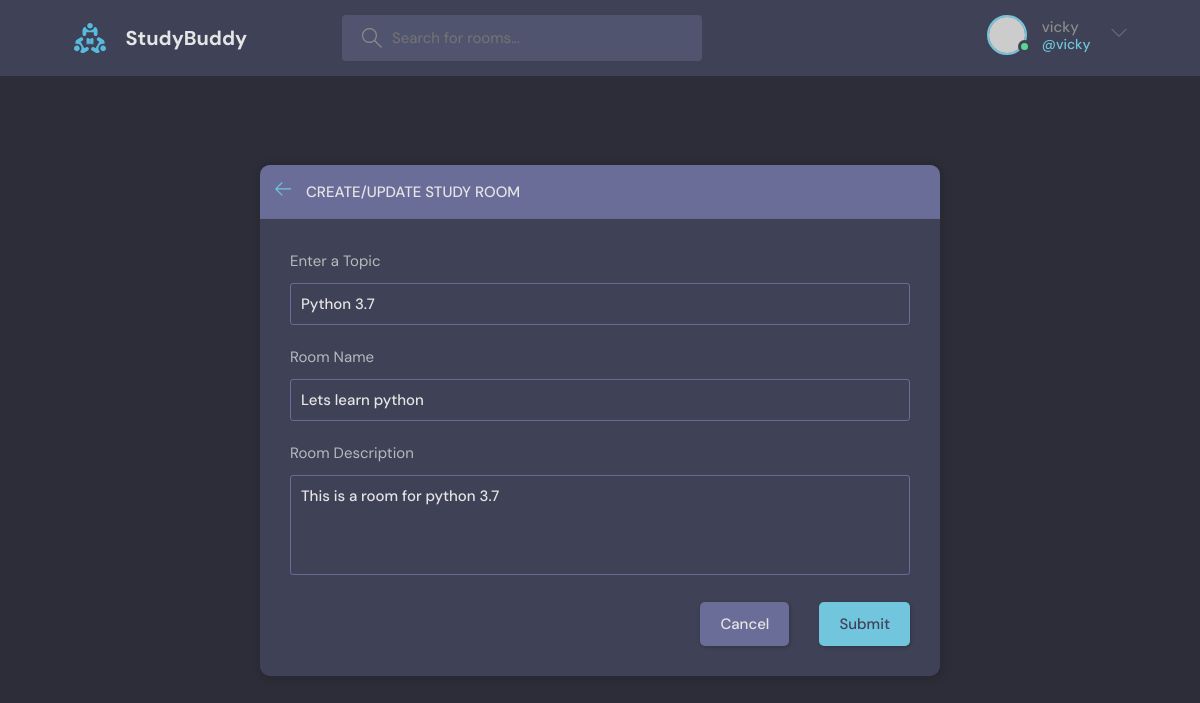
Page /update-room/10/ (signed in) on the committed database.
### study/models.py (models this page shows, shortened)
class Room(models.Model):
    host = models.ForeignKey(User, on_delete=models.SET_NULL, null=True)
    topic = models.ForeignKey(Topic, on_delete=models.SET_NULL, null=True)
    name = models.CharField(max_length=250)
    description = models.TextField(blank=True, null=True)
    participants = models.ManyToManyField(User, related_name='participants', blank=True)
    updated = models.DateTimeField(auto_now=True)
    created = models.DateTimeField(auto_now_add=True)
    class Meta:
        ordering = ['-updated','-created']

class Topic(models.Model):
    name = models.CharField( max_length=250)

### study/views.py (the view, shortened to what this page needs)
# urls.py: path('update-room/<str:pk>/', views.updateRoom, name="update-room"),
@login_required(login_url='login')
def updateRoom(request,pk):
    room = Room.objects.get(id=pk)
    topics = Topic.objects.all()
    form = RoomForm(instance = room)
    if request.user != room.host:
        return httpResponse(' You are not allowed here')
    context ={'form': form, 'topics':topics, 'room': room}
    return render(request, 'study/room_form.html', context)

### study/forms.py
class RoomForm(ModelForm):
    class Meta:
        model = Room
        fields ='__all__'
        exclude = ['host', 'participants']

### study/templates/study/room_form.html (shortened to what this page needs)
{% extends 'main.html' %}
{% block content %}
  <main class="create-room layout">
    <div class="container">
      <div class="layout__box">
        <div class="layout__boxHeader">
          <div class="layout__boxTitle">
            <a href="{% url 'home' %}">
              <svg version="1.1" xmlns="http://www.w3.org/2000/svg" width="32" height="32" viewBox="0 0 32 32">
                <title>arrow-left</title>
                <path
                  d="M13.723 2.286l-13.723 13.714 13.719 13.714 1.616-1.611-10.96-10.96h27.625v-2.286h-27.625l10.965-10.965-1.616-1.607z">
                </path>
              </svg>
            </a>
            <h3>Create/Update Study Room</h3>
          </div>
        </div>
        <div class="layout__body">
          <form class="form" action="" method="POST">
            <div class="form__group">
              <label for="room_topic">Enter a Topic</label>
              <input required type="text" value= "{{room.topic.name}}"name="topic" list="topic-list">
            </div>
            <div class="form__group">
              <label for="room_name">Room Name</label>
              {{form.name}}
            </div>
            <div class="form__group">
              <label for="room_description">Room Description</label>
              {{form.description}}
            </div>
            <div class="form__action">
              <a class="btn btn--dark" href="index.html">Cancel</a>
              <button class="btn btn--main" type="submit">Submit</button>
            </div>
          </form>
        </div>
      </div>
    </div>
  </main>
  {% endblock content%}

### templates/navbar.html (shortened to what this page needs)
{% load static %}
<header class="header header--loggedIn">
    <div class="container">
      <a href="{% url 'home' %}" class="header__logo">
        <img src="{% static "images/logo.svg" %}" />
        <h1>StudyBuddy</h1>
      </a>
      <form class="header__search" method="GET" action={% url 'home' %}>
        <label>
          <input name='q' placeholder="Search for rooms..." />
        </label>
      <nav class="header__menu">
        {% if request.user.is_authenticated %}
        <div class="header__user">
          <a href="{% url 'update-user' %}">
            <div class="avatar avatar--medium active">
              <img src="https://randomuser.me/api/portraits/men/37.jpg" />
            </div>
            <p>{{request.user.username}} <span>@{{request.user.username}}</span></p>
          </a>
          <button class="dropdown-button">
            <svg version="1.1" xmlns="http://www.w3.org/2000/svg" width="32" height="32" viewBox="0 0 32 32">
              <title>chevron-down</title>
              <path d="M16 21l-13-13h-3l16 16 16-16h-3l-13 13z"></path>
            </svg>
          </button>
        </div>
        {% else %}
        <a href="{% url 'login' %}" >LogIn</a>
          <img src="{% static "images/avatar.svg" %}" />
        </a>
        {% endif %}
      </nav>
    </div>
  </header>

### rows in the picture
Room: topic "Python 3.7", name "Lets learn python", description "This is a room for python 3.7"

### other values in the picture
{{ request.user.username }} "vicky"
